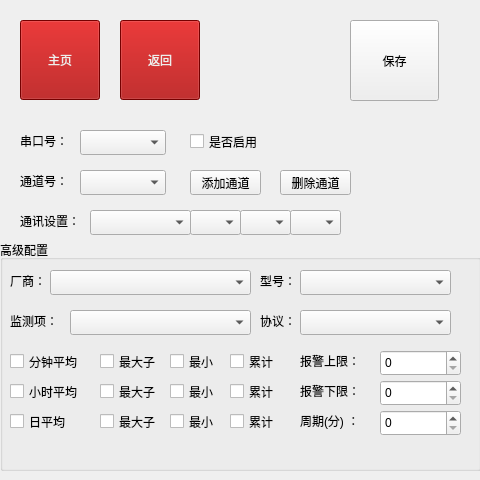
<?xml version="1.0" encoding="UTF-8"?>
<ui version="4.0">
 <class>FormSetting_CK</class>
 <widget class="QWidget" name="FormSetting_CK">
  <property name="geometry">
   <rect>
    <x>0</x>
    <y>0</y>
    <width>480</width>
    <height>480</height>
   </rect>
  </property>
  <property name="windowTitle">
   <string>Form</string>
  </property>
  <widget class="QPushButton" name="pushButton_main">
   <property name="geometry">
    <rect>
     <x>20</x>
     <y>20</y>
     <width>80</width>
     <height>80</height>
    </rect>
   </property>
   <property name="styleSheet">
    <string notr="true">background-color: rgb(164, 0, 0);
color: rgb(238, 238, 236);</string>
   </property>
   <property name="text">
    <string>主页</string>
   </property>
  </widget>
  <widget class="QPushButton" name="pushButton_last">
   <property name="geometry">
    <rect>
     <x>120</x>
     <y>20</y>
     <width>80</width>
     <height>80</height>
    </rect>
   </property>
   <property name="styleSheet">
    <string notr="true">background-color: rgb(164, 0, 0);
color: rgb(238, 238, 236);</string>
   </property>
   <property name="text">
    <string>返回</string>
   </property>
  </widget>
  <widget class="QLabel" name="label">
   <property name="geometry">
    <rect>
     <x>20</x>
     <y>130</y>
     <width>67</width>
     <height>21</height>
    </rect>
   </property>
   <property name="text">
    <string>串口号：</string>
   </property>
  </widget>
  <widget class="QComboBox" name="comboBox">
   <property name="geometry">
    <rect>
     <x>80</x>
     <y>130</y>
     <width>86</width>
     <height>25</height>
    </rect>
   </property>
  </widget>
  <widget class="QLabel" name="label_2">
   <property name="geometry">
    <rect>
     <x>20</x>
     <y>170</y>
     <width>67</width>
     <height>21</height>
    </rect>
   </property>
   <property name="text">
    <string>通道号：</string>
   </property>
  </widget>
  <widget class="QComboBox" name="comboBox_2">
   <property name="geometry">
    <rect>
     <x>80</x>
     <y>170</y>
     <width>86</width>
     <height>25</height>
    </rect>
   </property>
  </widget>
  <widget class="QPushButton" name="pushButton">
   <property name="geometry">
    <rect>
     <x>190</x>
     <y>170</y>
     <width>71</width>
     <height>25</height>
    </rect>
   </property>
   <property name="text">
    <string>添加通道</string>
   </property>
  </widget>
  <widget class="QPushButton" name="pushButton_2">
   <property name="geometry">
    <rect>
     <x>280</x>
     <y>170</y>
     <width>71</width>
     <height>25</height>
    </rect>
   </property>
   <property name="text">
    <string>删除通道</string>
   </property>
  </widget>
  <widget class="QLabel" name="label_3">
   <property name="geometry">
    <rect>
     <x>20</x>
     <y>210</y>
     <width>67</width>
     <height>21</height>
    </rect>
   </property>
   <property name="text">
    <string>通讯设置：</string>
   </property>
  </widget>
  <widget class="QCheckBox" name="checkBox">
   <property name="geometry">
    <rect>
     <x>190</x>
     <y>130</y>
     <width>92</width>
     <height>23</height>
    </rect>
   </property>
   <property name="text">
    <string>是否启用</string>
   </property>
  </widget>
  <widget class="QComboBox" name="comboBox_3">
   <property name="geometry">
    <rect>
     <x>90</x>
     <y>210</y>
     <width>101</width>
     <height>25</height>
    </rect>
   </property>
  </widget>
  <widget class="QComboBox" name="comboBox_4">
   <property name="geometry">
    <rect>
     <x>190</x>
     <y>210</y>
     <width>51</width>
     <height>25</height>
    </rect>
   </property>
  </widget>
  <widget class="QComboBox" name="comboBox_5">
   <property name="geometry">
    <rect>
     <x>240</x>
     <y>210</y>
     <width>51</width>
     <height>25</height>
    </rect>
   </property>
  </widget>
  <widget class="QComboBox" name="comboBox_6">
   <property name="geometry">
    <rect>
     <x>290</x>
     <y>210</y>
     <width>51</width>
     <height>25</height>
    </rect>
   </property>
  </widget>
  <widget class="QGroupBox" name="groupBox">
   <property name="geometry">
    <rect>
     <x>0</x>
     <y>240</y>
     <width>481</width>
     <height>231</height>
    </rect>
   </property>
   <property name="title">
    <string>高级配置</string>
   </property>
   <widget class="QLabel" name="label_4">
    <property name="geometry">
     <rect>
      <x>10</x>
      <y>30</y>
      <width>67</width>
      <height>21</height>
     </rect>
    </property>
    <property name="text">
     <string>厂商：</string>
    </property>
   </widget>
   <widget class="QLabel" name="label_5">
    <property name="geometry">
     <rect>
      <x>260</x>
      <y>30</y>
      <width>51</width>
      <height>21</height>
     </rect>
    </property>
    <property name="text">
     <string>型号：</string>
    </property>
   </widget>
   <widget class="QLabel" name="label_6">
    <property name="geometry">
     <rect>
      <x>260</x>
      <y>70</y>
      <width>51</width>
      <height>21</height>
     </rect>
    </property>
    <property name="text">
     <string>协议：</string>
    </property>
   </widget>
   <widget class="QComboBox" name="comboBox_7">
    <property name="geometry">
     <rect>
      <x>50</x>
      <y>30</y>
      <width>201</width>
      <height>25</height>
     </rect>
    </property>
   </widget>
   <widget class="QComboBox" name="comboBox_8">
    <property name="geometry">
     <rect>
      <x>300</x>
      <y>30</y>
      <width>151</width>
      <height>25</height>
     </rect>
    </property>
   </widget>
   <widget class="QComboBox" name="comboBox_9">
    <property name="geometry">
     <rect>
      <x>300</x>
      <y>70</y>
      <width>151</width>
      <height>25</height>
     </rect>
    </property>
   </widget>
   <widget class="QLabel" name="label_7">
    <property name="geometry">
     <rect>
      <x>10</x>
      <y>70</y>
      <width>67</width>
      <height>21</height>
     </rect>
    </property>
    <property name="text">
     <string>监测项：</string>
    </property>
   </widget>
   <widget class="QComboBox" name="comboBox_10">
    <property name="geometry">
     <rect>
      <x>70</x>
      <y>70</y>
      <width>181</width>
      <height>25</height>
     </rect>
    </property>
   </widget>
   <widget class="QCheckBox" name="checkBox_2">
    <property name="geometry">
     <rect>
      <x>10</x>
      <y>110</y>
      <width>92</width>
      <height>23</height>
     </rect>
    </property>
    <property name="text">
     <string>分钟平均</string>
    </property>
   </widget>
   <widget class="QCheckBox" name="checkBox_3">
    <property name="geometry">
     <rect>
      <x>100</x>
      <y>110</y>
      <width>92</width>
      <height>23</height>
     </rect>
    </property>
    <property name="text">
     <string>最大子</string>
    </property>
   </widget>
   <widget class="QCheckBox" name="checkBox_4">
    <property name="geometry">
     <rect>
      <x>170</x>
      <y>110</y>
      <width>92</width>
      <height>23</height>
     </rect>
    </property>
    <property name="text">
     <string>最小</string>
    </property>
   </widget>
   <widget class="QCheckBox" name="checkBox_5">
    <property name="geometry">
     <rect>
      <x>230</x>
      <y>110</y>
      <width>92</width>
      <height>23</height>
     </rect>
    </property>
    <property name="text">
     <string>累计</string>
    </property>
   </widget>
   <widget class="QCheckBox" name="checkBox_6">
    <property name="geometry">
     <rect>
      <x>100</x>
      <y>140</y>
      <width>92</width>
      <height>23</height>
     </rect>
    </property>
    <property name="text">
     <string>最大子</string>
    </property>
   </widget>
   <widget class="QCheckBox" name="checkBox_7">
    <property name="geometry">
     <rect>
      <x>230</x>
      <y>140</y>
      <width>92</width>
      <height>23</height>
     </rect>
    </property>
    <property name="text">
     <string>累计</string>
    </property>
   </widget>
   <widget class="QCheckBox" name="checkBox_8">
    <property name="geometry">
     <rect>
      <x>10</x>
      <y>140</y>
      <width>92</width>
      <height>23</height>
     </rect>
    </property>
    <property name="text">
     <string>小时平均</string>
    </property>
   </widget>
   <widget class="QCheckBox" name="checkBox_9">
    <property name="geometry">
     <rect>
      <x>170</x>
      <y>140</y>
      <width>92</width>
      <height>23</height>
     </rect>
    </property>
    <property name="text">
     <string>最小</string>
    </property>
   </widget>
   <widget class="QCheckBox" name="checkBox_10">
    <property name="geometry">
     <rect>
      <x>100</x>
      <y>170</y>
      <width>92</width>
      <height>23</height>
     </rect>
    </property>
    <property name="text">
     <string>最大子</string>
    </property>
   </widget>
   <widget class="QCheckBox" name="checkBox_11">
    <property name="geometry">
     <rect>
      <x>230</x>
      <y>170</y>
      <width>92</width>
      <height>23</height>
     </rect>
    </property>
    <property name="text">
     <string>累计</string>
    </property>
   </widget>
   <widget class="QCheckBox" name="checkBox_12">
    <property name="geometry">
     <rect>
      <x>10</x>
      <y>170</y>
      <width>92</width>
      <height>23</height>
     </rect>
    </property>
    <property name="text">
     <string>日平均</string>
    </property>
   </widget>
   <widget class="QCheckBox" name="checkBox_13">
    <property name="geometry">
     <rect>
      <x>170</x>
      <y>170</y>
      <width>92</width>
      <height>23</height>
     </rect>
    </property>
    <property name="text">
     <string>最小</string>
    </property>
   </widget>
   <widget class="QLabel" name="label_8">
    <property name="geometry">
     <rect>
      <x>300</x>
      <y>110</y>
      <width>67</width>
      <height>21</height>
     </rect>
    </property>
    <property name="text">
     <string>报警上限：</string>
    </property>
   </widget>
   <widget class="QLabel" name="label_9">
    <property name="geometry">
     <rect>
      <x>300</x>
      <y>140</y>
      <width>67</width>
      <height>21</height>
     </rect>
    </property>
    <property name="text">
     <string>报警下限：</string>
    </property>
   </widget>
   <widget class="QLabel" name="label_10">
    <property name="geometry">
     <rect>
      <x>300</x>
      <y>170</y>
      <width>67</width>
      <height>21</height>
     </rect>
    </property>
    <property name="text">
     <string>周期(分) ：</string>
    </property>
   </widget>
   <widget class="QSpinBox" name="spinBox">
    <property name="geometry">
     <rect>
      <x>380</x>
      <y>110</y>
      <width>81</width>
      <height>26</height>
     </rect>
    </property>
   </widget>
   <widget class="QSpinBox" name="spinBox_2">
    <property name="geometry">
     <rect>
      <x>380</x>
      <y>140</y>
      <width>81</width>
      <height>26</height>
     </rect>
    </property>
   </widget>
   <widget class="QSpinBox" name="spinBox_3">
    <property name="geometry">
     <rect>
      <x>380</x>
      <y>170</y>
      <width>81</width>
      <height>26</height>
     </rect>
    </property>
   </widget>
  </widget>
  <widget class="QPushButton" name="pushButton_3">
   <property name="geometry">
    <rect>
     <x>350</x>
     <y>20</y>
     <width>89</width>
     <height>81</height>
    </rect>
   </property>
   <property name="text">
    <string>保存</string>
   </property>
  </widget>
 </widget>
 <resources/>
 <connections/>
</ui>
